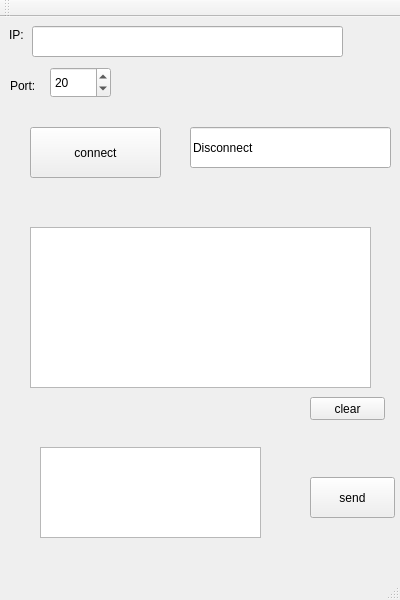
<?xml version="1.0" encoding="UTF-8"?>
<ui version="4.0">
 <class>MainWindow</class>
 <widget class="QMainWindow" name="MainWindow">
  <property name="geometry">
   <rect>
    <x>0</x>
    <y>0</y>
    <width>400</width>
    <height>600</height>
   </rect>
  </property>
  <property name="windowTitle">
   <string>ClientMainWindow</string>
  </property>
  <widget class="QWidget" name="centralWidget">
   <widget class="QLabel" name="label">
    <property name="geometry">
     <rect>
      <x>9</x>
      <y>9</y>
      <width>17</width>
      <height>17</height>
     </rect>
    </property>
    <property name="text">
     <string>IP:</string>
    </property>
   </widget>
   <widget class="QLineEdit" name="IP">
    <property name="geometry">
     <rect>
      <x>32</x>
      <y>9</y>
      <width>311</width>
      <height>31</height>
     </rect>
    </property>
    <property name="text">
     <string/>
    </property>
    <property name="placeholderText">
     <string/>
    </property>
   </widget>
   <widget class="QLabel" name="label_2">
    <property name="geometry">
     <rect>
      <x>10</x>
      <y>60</y>
      <width>34</width>
      <height>17</height>
     </rect>
    </property>
    <property name="text">
     <string>Port:</string>
    </property>
   </widget>
   <widget class="QPushButton" name="connect">
    <property name="geometry">
     <rect>
      <x>30</x>
      <y>110</y>
      <width>131</width>
      <height>51</height>
     </rect>
    </property>
    <property name="text">
     <string>connect</string>
    </property>
   </widget>
   <widget class="QTextBrowser" name="LogBrowser">
    <property name="geometry">
     <rect>
      <x>30</x>
      <y>210</y>
      <width>341</width>
      <height>161</height>
     </rect>
    </property>
    <property name="readOnly">
     <bool>false</bool>
    </property>
    <property name="overwriteMode">
     <bool>false</bool>
    </property>
   </widget>
   <widget class="QLineEdit" name="status">
    <property name="geometry">
     <rect>
      <x>190</x>
      <y>110</y>
      <width>201</width>
      <height>41</height>
     </rect>
    </property>
    <property name="text">
     <string>Disconnect</string>
    </property>
    <property name="placeholderText">
     <string>connection status</string>
    </property>
   </widget>
   <widget class="QPushButton" name="send">
    <property name="geometry">
     <rect>
      <x>310</x>
      <y>460</y>
      <width>85</width>
      <height>41</height>
     </rect>
    </property>
    <property name="text">
     <string>send</string>
    </property>
   </widget>
   <widget class="QPlainTextEdit" name="Send">
    <property name="geometry">
     <rect>
      <x>40</x>
      <y>430</y>
      <width>221</width>
      <height>91</height>
     </rect>
    </property>
   </widget>
   <widget class="QSpinBox" name="Port">
    <property name="geometry">
     <rect>
      <x>50</x>
      <y>50</y>
      <width>61</width>
      <height>31</height>
     </rect>
    </property>
    <property name="value">
     <number>20</number>
    </property>
   </widget>
   <widget class="QPushButton" name="clear">
    <property name="geometry">
     <rect>
      <x>310</x>
      <y>380</y>
      <width>75</width>
      <height>23</height>
     </rect>
    </property>
    <property name="text">
     <string>clear</string>
    </property>
   </widget>
  </widget>
  <widget class="QMenuBar" name="menuBar">
   <property name="geometry">
    <rect>
     <x>0</x>
     <y>0</y>
     <width>400</width>
     <height>21</height>
    </rect>
   </property>
  </widget>
  <widget class="QToolBar" name="mainToolBar">
   <attribute name="toolBarArea">
    <enum>TopToolBarArea</enum>
   </attribute>
   <attribute name="toolBarBreak">
    <bool>false</bool>
   </attribute>
  </widget>
  <widget class="QStatusBar" name="statusBar"/>
 </widget>
 <layoutdefault spacing="6" margin="11"/>
 <resources/>
 <connections/>
</ui>
